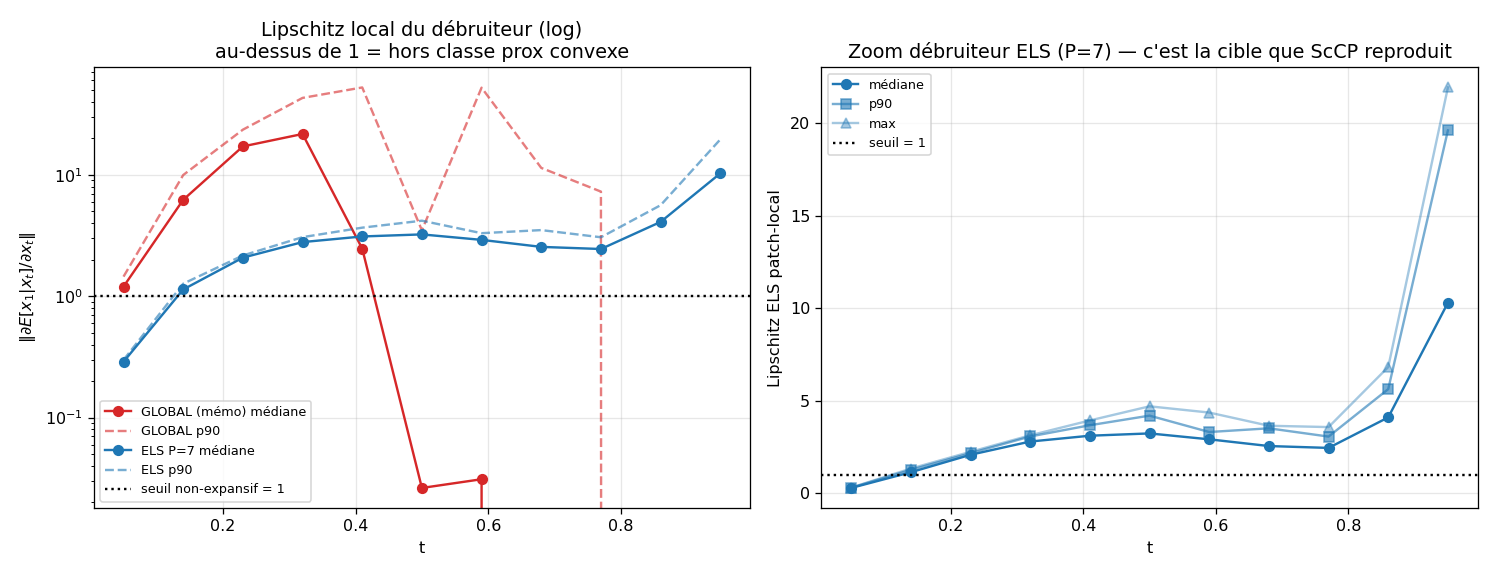

This figure's Python source:
"""MESURE 1 (v2, EXACTE — remplace target_jacobian_spectrum.py qui échouait par
malédiction de la dimension : le kNN en pixel ne conditionnait rien).

On calcule la NORME D'OPÉRATEUR du Jacobien du débruiteur  L(xt) = ‖∂E[x1|xt]/∂xt‖
(= constante de Lipschitz locale) le long de xt réalistes, par bin de t.
Rappel : un opérateur fermement non-expansif (classe de ScCP-l1 à convergence, prox
convexe) a L ≤ 1 PARTOUT. Donc L > 1 <=> cible hors de la classe convexe.

Deux débruiteurs analytiques (forme close, mêmes que nifty_els_fm.py) :
  - GLOBAL / IS (mémorisation)  : E[x1|xt] = Σ_i x1_i softmax(...). J = coef·Cov_pondérée
    -> J symétrique PSD, lambda_max EXACT par power-iteration matrix-free.
  - ELS patch-local (NIFTY)     : le débruiteur mosaïque de Kamb. J via power-iteration
    à DIFFÉRENCES FINIES (Jv ≈ (f(x+εv)-f(x-εv))/2ε), quasi-exact (champ ~conservatif).

Enjeu : c'est le débruiteur ELS que ScCP doit reproduire (r²≈0.83). Prédiction du fil
'prix de la convexité' :
  * GLOBAL fortement expansif (L≫1) dans une bande de t -> une archi convexe NE PEUT PAS
    mémoriser (et ne doit pas, pour la créativité) ;
  * ELS patch-local BEAUCOUP moins expansif (la localité 'unimodalise' les patches) ->
    si L_ELS reste ~≤1, la contrainte convexe coûte peu contre ELS => explique ScCP≈ResNet
    sur le r² ELS. Si L_ELS>1 dans une bande, c'est là que ScCP doit décrocher.

Sortie : target_lipschitz.png , target_lipschitz_metrics.txt (logge dans claude.log)
Usage : ~/.venvs/unn/bin/python target_lipschitz.py --nsub 2000 --nq 32 --nt 15
"""
import argparse, time, torch, numpy as np, matplotlib
matplotlib.use("Agg"); import matplotlib.pyplot as plt
from nifty_els_fm import (mnist_train, build_dict, gauss_patch_weight,
                          ex1_els_nifty, ex1_is, DIM, S, dev)

LOG = open("claude.log", "a")
def log(*a): print(*a, flush=True); print(*a, file=LOG, flush=True)


@torch.no_grad()
def lipschitz_global(x, t, X1, niter=25):
    """lambda_max EXACT de J = coef·Cov_pondérée, par power-iteration matrix-free.
    x:(b,DIM) points requête ; X1:(Ntr,DIM) dictionnaire. J symétrique PSD."""
    b = x.shape[0]; omt = max(1.0 - t, 1e-2)
    coef = t / omt ** 2; quad = (t ** 2) / (2 * omt ** 2)
    nj = (X1 ** 2).sum(1)
    logit = coef * (x @ X1.t()) - quad * nj[None, :]        # (b, Ntr)
    w = torch.softmax(logit, dim=1)                         # poids softmax du débruiteur
    d = w @ X1                                              # (b, DIM) = E[x1|xt]
    v = torch.randn(b, DIM, device=dev); v /= v.norm(dim=1, keepdim=True)
    lam = torch.zeros(b, device=dev)
    for _ in range(niter):
        s = v @ X1.t()                                      # (b, Ntr) : X1_j · v_i
        Cv = (w * s) @ X1 - d * (d * v).sum(1, keepdim=True)  # Cov_i · v_i
        Jv = coef * Cv
        lam = (v * Jv).sum(1)                               # quotient de Rayleigh
        nrm = Jv.norm(dim=1, keepdim=True) + 1e-30
        v = Jv / nrm
    return lam                                              # (b,) lambda_max(J) par requête


@torch.no_grad()
def lipschitz_els(x, t, pat, pn, P, gw, niter=10, eps=1e-3):
    """lambda_max de J du débruiteur ELS patch-local, power-iteration à diff. finies.
    (J ~symétrique car champ ~conservatif -> power-iter de J donne |lambda_max|≈‖J‖.)"""
    b = x.shape[0]
    f = lambda z: ex1_els_nifty(z, t, pat, pn, P, gw)
    v = torch.randn(b, DIM, device=dev); v /= v.norm(dim=1, keepdim=True)
    lam = torch.zeros(b, device=dev)
    for _ in range(niter):
        Jv = (f(x + eps * v) - f(x - eps * v)) / (2 * eps)  # dérivée directionnelle
        lam = (v * Jv).sum(1)
        nrm = Jv.norm(dim=1, keepdim=True) + 1e-30
        v = Jv / nrm
    return lam


def q(x, p): return torch.quantile(x, p).item()


def main():
    ap = argparse.ArgumentParser()
    ap.add_argument("--nsub", type=int, default=2000)      # taille dictionnaire
    ap.add_argument("--nq", type=int, default=32)          # points requête (held-out)
    ap.add_argument("--nt", type=int, default=15)
    ap.add_argument("--P", type=int, default=7)            # taille patch ELS (mid, ~calibré)
    args = ap.parse_args()

    log(f"\n===== MESURE 1 v2 : Lipschitz local du débruiteur (indep) {time.strftime('%F %T')} =====")
    log(f"nsub={args.nsub} nq={args.nq} nt={args.nt} P_ELS={args.P} dev={dev}")
    t0 = time.time()
    Xsub = mnist_train(args.nsub, seed=0)                   # dictionnaire
    X1 = Xsub.view(args.nsub, DIM)
    Xq = mnist_train(args.nq, seed=1).view(args.nq, DIM)    # requêtes HELD-OUT (seed≠dict)
    pat, pn = build_dict(Xsub, args.P); gw = gauss_patch_weight(args.P)
    log(f"[dict] P={args.P}: {pat.shape[0]:,} patches")

    ts = np.linspace(0.05, 0.95, args.nt)
    rows = []
    for t in ts:
        x0 = torch.randn_like(Xq)                           # COUPLAGE INDÉPENDANT
        xt = t * Xq + (1 - t) * x0
        Lg = lipschitz_global(xt, float(t), X1)
        Le = lipschitz_els(xt, float(t), pat, pn, args.P, gw)
        row = dict(t=float(t),
                   Lg_med=q(Lg, .5), Lg_p90=q(Lg, .9), Lg_max=Lg.max().item(),
                   Le_med=q(Le, .5), Le_p90=q(Le, .9), Le_max=Le.max().item(),
                   fe_g=(Lg > 1).float().mean().item(), fe_e=(Le > 1).float().mean().item())
        rows.append(row)
        log(f"t={t:.3f} | GLOBAL L med={row['Lg_med']:8.2f} p90={row['Lg_p90']:8.2f} "
            f"frac>1={row['fe_g']:.2f}  ||  ELS-P{args.P} L med={row['Le_med']:.3f} "
            f"p90={row['Le_p90']:.3f} max={row['Le_max']:.3f} frac>1={row['fe_e']:.2f}")

    T_ = [r["t"] for r in rows]
    fig, ax = plt.subplots(1, 2, figsize=(13, 5))
    a = ax[0]
    a.plot(T_, [r["Lg_med"] for r in rows], "-o", color="C3", label="GLOBAL (mémo) médiane")
    a.plot(T_, [r["Lg_p90"] for r in rows], "--", color="C3", alpha=.6, label="GLOBAL p90")
    a.plot(T_, [r["Le_med"] for r in rows], "-o", color="C0", label=f"ELS P={args.P} médiane")
    a.plot(T_, [r["Le_p90"] for r in rows], "--", color="C0", alpha=.6, label="ELS p90")
    a.axhline(1.0, color="k", ls=":", lw=1.5, label="seuil non-expansif = 1")
    a.set_yscale("log"); a.set_xlabel("t"); a.set_ylabel(r"$\|\partial E[x_1|x_t]/\partial x_t\|$")
    a.set_title("Lipschitz local du débruiteur (log)\nau-dessus de 1 = hors classe prox convexe")
    a.legend(fontsize=8); a.grid(alpha=.3)

    a = ax[1]
    a.plot(T_, [r["Le_med"] for r in rows], "-o", color="C0", label="médiane")
    a.plot(T_, [r["Le_p90"] for r in rows], "-s", color="C0", alpha=.6, label="p90")
    a.plot(T_, [r["Le_max"] for r in rows], "-^", color="C0", alpha=.4, label="max")
    a.axhline(1.0, color="k", ls=":", lw=1.5, label="seuil = 1")
    a.set_xlabel("t"); a.set_ylabel("Lipschitz ELS patch-local")
    a.set_title(f"Zoom débruiteur ELS (P={args.P}) — c'est la cible que ScCP reproduit")
    a.legend(fontsize=8); a.grid(alpha=.3)

    plt.tight_layout(); plt.savefig("target_lipschitz.png", dpi=115)
    log("[fig] target_lipschitz.png")
    with open("target_lipschitz_metrics.txt", "w") as f:
        f.write(f"# MESURE 1 v2 Lipschitz débruiteur (indep) nsub={args.nsub} nq={args.nq} P_ELS={args.P}\n")
        f.write("t\tLg_med\tLg_p90\tLg_max\tfe_g\tLe_med\tLe_p90\tLe_max\tfe_e\n")
        for r in rows:
            f.write(f"{r['t']:.3f}\t{r['Lg_med']:.3f}\t{r['Lg_p90']:.3f}\t{r['Lg_max']:.3f}\t{r['fe_g']:.3f}\t"
                    f"{r['Le_med']:.4f}\t{r['Le_p90']:.4f}\t{r['Le_max']:.4f}\t{r['fe_e']:.3f}\n")
    log(f"[metrics] target_lipschitz_metrics.txt | fini en {time.time()-t0:.1f}s")


if __name__ == "__main__":
    main()
